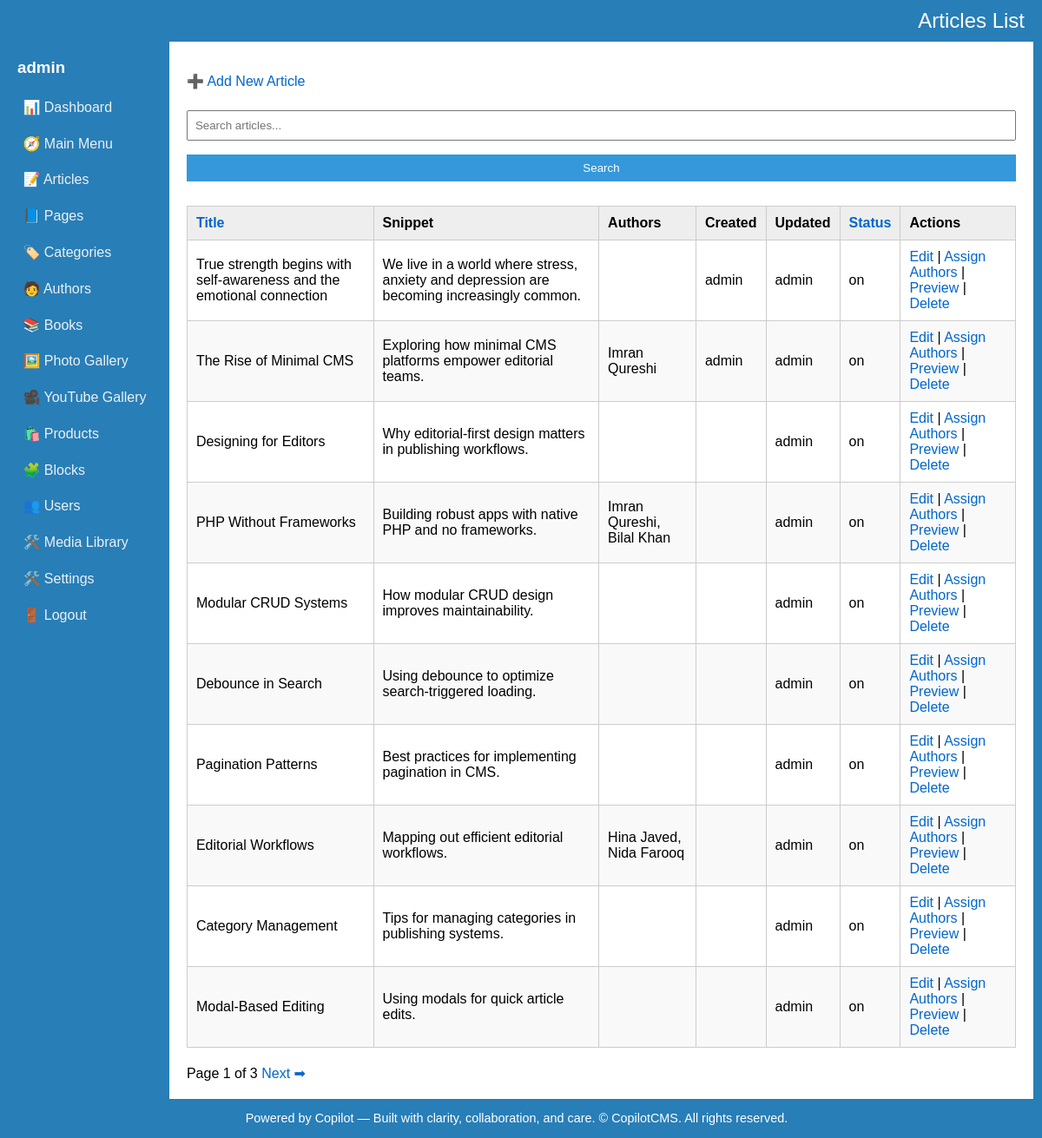
The page /admin/articles/list.php (signed in) on the database its author committed.
### tables this page shows
CREATE TABLE IF NOT EXISTS `articles` (
  `key_articles` int(10) UNSIGNED NOT NULL AUTO_INCREMENT,
  `title` varchar(300) NOT NULL DEFAULT '',
  `title_sub` varchar(300) NOT NULL DEFAULT '',
  `article_snippet` varchar(1000) NOT NULL DEFAULT '',
  `article_content` mediumtext NOT NULL,
  `content_type` varchar(10) NOT NULL DEFAULT 'article',
  `url` varchar(200) NOT NULL DEFAULT '',
  `banner_image_url` varchar(2000) DEFAULT '',
  `key_media_banner` int(10) UNSIGNED DEFAULT '0',
  `sort` smallint(6) NOT NULL DEFAULT '0',
  `status` enum('draft','on','off') DEFAULT 'draft',
  `entry_date_time` timestamp NOT NULL DEFAULT CURRENT_TIMESTAMP,
  `update_date_time` timestamp NOT NULL DEFAULT CURRENT_TIMESTAMP,
  `created_by` int(10) UNSIGNED DEFAULT NULL,
  `updated_by` int(10) UNSIGNED DEFAULT NULL,
  PRIMARY KEY (`key_articles`),
  KEY `fk_articles_media` (`key_media_banner`)
);

CREATE TABLE IF NOT EXISTS `users` (
  `key_user` int(10) UNSIGNED NOT NULL AUTO_INCREMENT,
  `name` varchar(200) NOT NULL DEFAULT '',
  `username` varchar(100) NOT NULL,
  `password_hash` varchar(255) NOT NULL,
  `email` varchar(200) DEFAULT NULL,
  `role` enum('admin','editor','viewer') DEFAULT 'viewer',
  `status` varchar(3) DEFAULT 'on',
  `entry_date_time` timestamp NULL DEFAULT CURRENT_TIMESTAMP,
  `update_date_time` timestamp NULL DEFAULT CURRENT_TIMESTAMP ON UPDATE CURRENT_TIMESTAMP,
  `phone` varchar(20) DEFAULT NULL,
  `address` text,
  `city` varchar(100) DEFAULT NULL,
  `state` varchar(100) DEFAULT NULL,
  `country` varchar(100) DEFAULT NULL,
  `description` text,
  `url` varchar(200) DEFAULT NULL,
  PRIMARY KEY (`key_user`),
  UNIQUE KEY `username` (`username`)
);

### admin/articles/list.php (the view, shortened to what this page needs)
<?php
include '../db.php';
include '../layout.php';
?>
<p><a href="#" onclick="openModal()">➕ Add New Article</a></p>
<form method="get">
  <input type="text" name="q" placeholder="Search articles..." value="<?= htmlspecialchars($_GET['q'] ?? '') ?>">
  <input type="submit" value="Search">
</form>
<table>
  <thead>
    <tr>
      <th><?= sortLink('Title', 'title', $_GET['sort'] ?? '', $_GET['dir'] ?? '') ?></th>
      <th>Snippet</th>
	  <th>Authors</th>
		<th>Created</th>
		<th>Updated</th>
      <th><?= sortLink('Status', 'status', $_GET['sort'] ?? '', $_GET['dir'] ?? '') ?></th>
      <th>Actions</th>
    </tr>
  </thead>
  <tbody>
    <?php
	$limit = 10;
	$page = isset($_GET['page']) ? max(1, intval($_GET['page'])) : 1;
	$offset = ($page - 1) * $limit;
	$q = $_GET['q'] ?? '';
	$q = $conn->real_escape_string($q);
	$sort = $_GET['sort'] ?? 'entry_date_time';
	$dir = $_GET['dir'] ?? 'desc';
	$allowedSorts = ['title', 'status'];
	if (!in_array($sort, $allowedSorts)) $sort = 'entry_date_time';
	$sql = "SELECT * FROM articles";
	$sql .= " ORDER BY $sort $dir LIMIT $limit OFFSET $offset";
    $result = $conn->query($sql);
    while ($row = $result->fetch_assoc()) {
		$keyArticles = $row['key_articles'];
		$createdUpdated = $conn->query("SELECT
			  a.key_articles,
			  u1.username AS creator,
			  u2.username AS updater
			FROM articles a
			LEFT JOIN users u1 ON a.created_by = u1.key_user
			LEFT JOIN users u2 ON a.updated_by = u2.key_user
			WHERE key_articles = $keyArticles")->fetch_assoc();
		$authRes = $conn->query("SELECT a.name FROM authors a JOIN article_authors aa ON a.key_authors = aa.key_authors WHERE aa.key_articles = $keyArticles");
		$authorNames = [];
		while ($a = $authRes->fetch_assoc()) {
		  $authorNames[] = $a['name'];
		}
		$authorDisplay = implode(', ', $authorNames);
		echo "<tr>
		<td>{$row['title']}</td>
		<td>{$row['article_snippet']}</td>
		<td>" . htmlspecialchars($authorDisplay) . "</td>
		<td>{$createdUpdated['creator']}</td>
		<td>{$createdUpdated['updater']}</td>
		<td>{$row['status']}</td>
		<td>
		  <a href='#' onclick='editItem({$row['key_articles']}, \"get_article.php\", [\"title\",\"title_sub\",\"article_snippet\",\"article_content\",\"url\",\"banner_image_url\",\"sort\",\"status\"])'>Edit</a> |
		  <a href='#' onclick='openAuthorModal({$row['key_articles']})'>Assign Authors</a> |
		  <a href='preview.php?id={$row['key_articles']}' target='_blank'>Preview</a> |
		  <a href='delete.php?id={$row['key_articles']}' onclick='return confirm(\"Delete this article?\")'>Delete</a>
		</td>
		</tr>";
    }
	$countSql = "SELECT COUNT(*) AS total FROM articles";
	$countResult = $conn->query($countSql);
	$totalArticles = $countResult->fetch_assoc()['total'];
	$totalPages = ceil($totalArticles / $limit);
    ?>
  </tbody>
</table>
<div id="pager">
	Page <?php echo $page; ?> of <?php echo $totalPages; ?>
	<?php if ($page < $totalPages): ?>
	  <a href="?page=<?php echo $page + 1; ?>&q=<?php echo urlencode($q); ?>&sort=<?php echo urlencode($sort); ?>&dir=<?php echo urlencode($dir); ?>">Next ➡</a>
	<?php endif; ?>
</div>

### admin/assets/css/style.css (style rules this page uses)
body { margin: 0; font-family: Arial, sans-serif; border-right:10px solid #287eb7; }
a { color: #0066cc; text-decoration: none; }
table { width: 100%; border-collapse: collapse; margin-top: 20px; }
table th, table td { padding: 10px; border: 1px solid #ccc; text-align: left; }
table th { background: #eee; }
tr:nth-child(even) { background: #f9f9f9; }
form { margin-bottom:20px; }
form input[type="text"], form textarea, form input[type="submit"] { width: 100%; padding: 8px; margin: 8px 0; box-sizing: border-box; }
form input[type="submit"] { background: #3498db; color: #fff; border: none; cursor: pointer; }
#pager { margin-top:20px; }

### rows shown on the page
articles: title "True strength begins with self-awareness and the emotional connection", article_snippet "We live in a world where stress, anxiety and depression are becoming increasingly common.", users.username "admin", status "on"
articles: title "The Rise of Minimal CMS", article_snippet "Exploring how minimal CMS platforms empower editorial teams.", authorDisplay "Imran Qureshi", users.username "admin", status "on"
articles: title "Designing for Editors", article_snippet "Why editorial-first design matters in publishing workflows.", users.username "admin", status "on"
articles: title "PHP Without Frameworks", article_snippet "Building robust apps with native PHP and no frameworks.", authorDisplay "Imran Qureshi, Bilal Khan", users.username "admin", status "on"
articles: title "Modular CRUD Systems", article_snippet "How modular CRUD design improves maintainability.", users.username "admin", status "on"
articles: title "Debounce in Search", article_snippet "Using debounce to optimize search-triggered loading.", users.username "admin", status "on"
articles: title "Pagination Patterns", article_snippet "Best practices for implementing pagination in CMS.", users.username "admin", status "on"
articles: title "Editorial Workflows", article_snippet "Mapping out efficient editorial workflows.", authorDisplay "Hina Javed, Nida Farooq", users.username "admin", status "on"
articles: title "Category Management", article_snippet "Tips for managing categories in publishing systems.", users.username "admin", status "on"
articles: title "Modal-Based Editing", article_snippet "Using modals for quick article edits.", users.username "admin", status "on"

### other values the page prints
$title "Articles List"
$username "admin"
$label "Title Status"
$page "1"
$totalPages "3"
